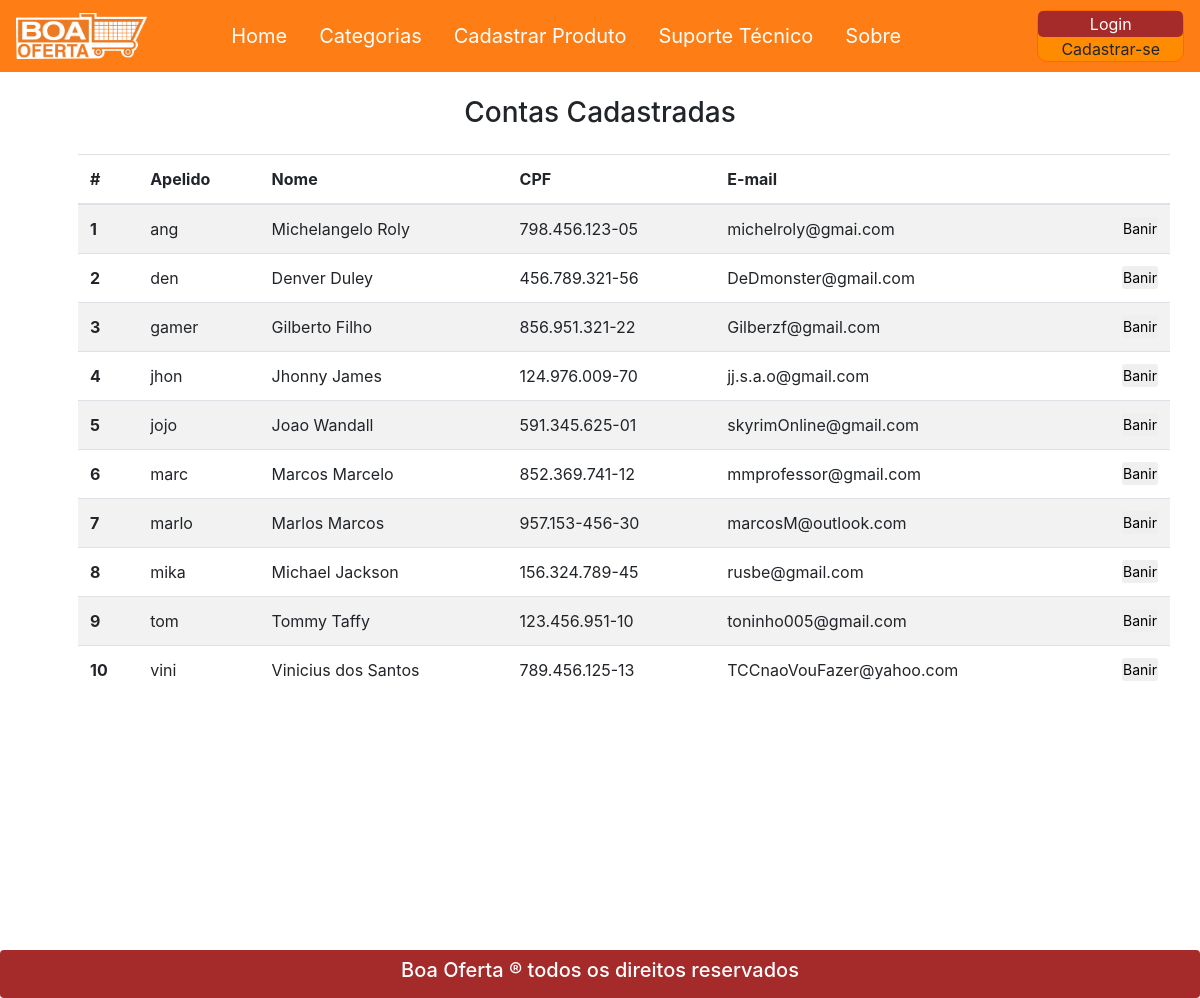
The app's page /usuarios.php with its own data.
### tables this page shows
CREATE TABLE usuarios (
cpf varchar(14) PRIMARY KEY NOT NULL,
apelido varchar(25) NOT NULL,
nome_completo varchar(150) NOT NULL,
email varchar(250) NOT NULL,
senha varchar(25) NOT NULL,
foto_usuario varchar(150),
fk_id_rua_user int NOT NULL,
fk_id_tipo int NOT NULL,
CONSTRAINT fk_usuario_id_rua FOREIGN KEY(fk_id_rua_user) REFERENCES ruas (id_rua),
CONSTRAINT fk_id_tipo FOREIGN KEY(fk_id_tipo) REFERENCES tipo_usuarios (id_tipo)
);

### usuarios.php (the view, shortened to what this page needs)
<?php
require_once "cabecalho.php";
require_once "class/conexao.php";
?>
<div class="container mt-4">
	<h3 class="text-center mb-4">Contas Cadastradas</h3>
	<div class="row pl-5">
		<table class="table table-striped">
  <thead>
    <tr>
      <th scope="col">#</th>
      <th scope="col">Apelido</th>
      <th scope="col">Nome</th>
      <th scope="col">CPF</th>
      <th scope="col">E-mail</th>
      <th scope="col"></th>
    </tr>
  </thead>
  <tbody>
	<?php
	$result_usuario = "SELECT * FROM usuarios where fk_id_tipo != 1 ORDER BY apelido ASC";
	$resultado_usuario = mysqli_query($conexao, $result_usuario);
	$cont = 0;
	while($row_usuario = mysqli_fetch_assoc($resultado_usuario)){
		$cont++;
	?>
    <tr>
      <th scope="row"><?php echo $cont; ?></th>
      <td><?php echo $row_usuario['apelido']; ?></td>
      <td><?php echo $row_usuario['nome_completo']; ?></td>
      <td><?php echo $row_usuario['cpf']; ?></td>
      <td><?php echo $row_usuario['email']; ?></td>
      <td>
      	<?php
      		if ($row_usuario['apelido'] == '--') {
      	?>
      	<a href="exclusaoConta.php?cpf=<?php echo $row_usuario['cpf']; ?>&ativar=1"><button class="btn btn-sm p-0 float-right">Liberar</button></a>
      	<?php
      		}else{
      	?>
      	<a href="exclusaoConta.php?cpf=<?php echo $row_usuario['cpf']; ?>"><button class="btn btn-sm p-0 float-right">Banir</button></a>
      	<?php
      }
      ?>
     </td>
    </tr>
	<?php
	 }
		?>
		</tbody>
</table>
	</div>
</div>
<?php
require_once "rodape.php";
?>

### records on screen
usuarios: apelido "ang", nome_completo "Michelangelo Roly", cpf "798.456.123-05", email "michelroly@gmai.com"
usuarios: apelido "den", nome_completo "Denver Duley", cpf "456.789.321-56", email "DeDmonster@gmail.com"
usuarios: apelido "gamer", nome_completo "Gilberto Filho", cpf "856.951.321-22", email "Gilberzf@gmail.com"
usuarios: apelido "jhon", nome_completo "Jhonny James", cpf "124.976.009-70", email "jj.s.a.o@gmail.com"
usuarios: apelido "jojo", nome_completo "Joao Wandall", cpf "591.345.625-01", email "skyrimOnline@gmail.com"
usuarios: apelido "marc", nome_completo "Marcos Marcelo", cpf "852.369.741-12", email "mmprofessor@gmail.com"
usuarios: apelido "marlo", nome_completo "Marlos Marcos", cpf "957.153-456-30", email "marcosM@outlook.com"
usuarios: apelido "mika", nome_completo "Michael Jackson", cpf "156.324.789-45", email "rusbe@gmail.com"
usuarios: apelido "tom", nome_completo "Tommy Taffy", cpf "123.456.951-10", email "toninho005@gmail.com"
usuarios: apelido "vini", nome_completo "Vinicius dos Santos", cpf "789.456.125-13", email "TCCnaoVouFazer@yahoo.com"
